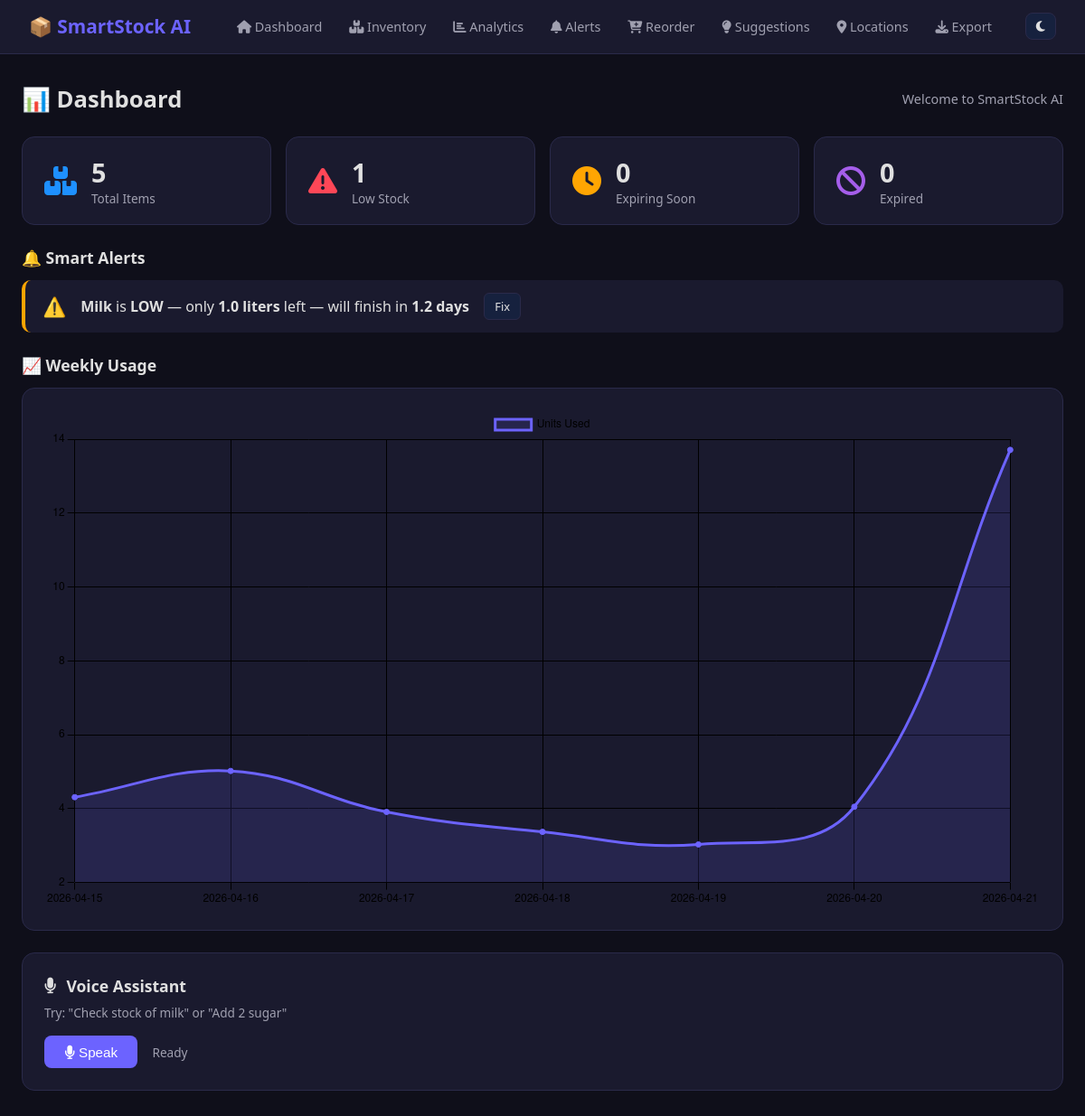
The page / on the database its author committed.
### tables this page shows
CREATE TABLE items (
                id INTEGER PRIMARY KEY AUTOINCREMENT,
                name TEXT NOT NULL,
                category TEXT DEFAULT 'General',
                quantity REAL DEFAULT 0,
                unit TEXT DEFAULT 'units',
                min_stock REAL DEFAULT 5,
                barcode TEXT,
                expiry_date TEXT,
                location TEXT DEFAULT 'Home',
                image_url TEXT,
                created_at TEXT DEFAULT CURRENT_TIMESTAMP
            );

### app.py (the view)
@app.route('/')
def dashboard():
    with get_db() as db:
        items      = db.execute("SELECT * FROM items").fetchall()
        locations  = db.execute("SELECT name FROM locations").fetchall()
        total      = len(items)
        low_stock  = [i for i in items if i['quantity'] <= i['min_stock']]
        today      = datetime.now().date()
        expiring   = [i for i in items if i['expiry_date'] and
                      0 <= (datetime.strptime(i['expiry_date'], '%Y-%m-%d').date() - today).days <= 3]
        expired    = [i for i in items if i['expiry_date'] and
                      datetime.strptime(i['expiry_date'], '%Y-%m-%d').date() < today]
        usage_by_day = defaultdict(float)
        for i in range(6, -1, -1):
            day = (datetime.now() - timedelta(days=i)).strftime('%Y-%m-%d')
            usage_by_day[day] = 0
        logs = db.execute(
            "SELECT DATE(logged_at) as day, SUM(quantity_used) as total FROM usage_log "
            "WHERE logged_at >= ? GROUP BY day",
            ((datetime.now() - timedelta(days=7)).strftime('%Y-%m-%d'),)
        ).fetchall()
        for log in logs:
            usage_by_day[log['day']] = round(log['total'], 2)
        chart_labels = list(usage_by_day.keys())
        chart_data   = list(usage_by_day.values())
    alerts = get_smart_alerts()
    return render_template('dashboard.html',
        total=total, low_stock=low_stock, expiring=expiring, expired=expired,
        alerts=alerts, items=items, locations=[l['name'] for l in locations],
        chart_labels=json.dumps(chart_labels), chart_data=json.dumps(chart_data))

### app.py (called while the page is built)
def get_db():
    conn = sqlite3.connect(DB)
    conn.row_factory = sqlite3.Row
    return conn

def predict_days_left(item_id, current_qty):
    with get_db() as db:
        logs = db.execute(
            "SELECT quantity_used, logged_at FROM usage_log WHERE item_id=? ORDER BY logged_at DESC LIMIT 30",
            (item_id,)
        ).fetchall()
    if not logs:
        return None
    total_used = sum(r['quantity_used'] for r in logs)
    if len(logs) > 1:
        first = datetime.strptime(logs[-1]['logged_at'], '%Y-%m-%d %H:%M:%S')
        last  = datetime.strptime(logs[0]['logged_at'],  '%Y-%m-%d %H:%M:%S')
        days_span = max((last - first).days, 1)
    else:
        days_span = 1
    avg_per_day = total_used / days_span
    if avg_per_day <= 0:
        return None
    return round(current_qty / avg_per_day, 1)

### templates/dashboard.html (shortened to what this page needs)
{% extends "base.html" %}
{% block content %}
<div class="page-header">
    <h1>📊 Dashboard</h1>
    <span class="subtitle">Welcome to SmartStock AI</span>
</div>
<div class="stats-grid">
    <div class="stat-card blue">
        <i class="fas fa-boxes"></i>
        <div>
            <h2>{{ total }}</h2>
            <p>Total Items</p>
        </div>
    </div>
    <div class="stat-card red">
        <i class="fas fa-exclamation-triangle"></i>
        <div>
            <h2>{{ low_stock|length }}</h2>
            <p>Low Stock</p>
        </div>
    </div>
    <div class="stat-card orange">
        <i class="fas fa-clock"></i>
        <div>
            <h2>{{ expiring|length }}</h2>
            <p>Expiring Soon</p>
        </div>
    </div>
    <div class="stat-card purple">
        <i class="fas fa-ban"></i>
        <div>
            <h2>{{ expired|length }}</h2>
            <p>Expired</p>
        </div>
    </div>
</div>
{% if alerts %}
<div class="section-title">🔔 Smart Alerts</div>
<div class="alerts-list">
    {% for a in alerts[:5] %}
    <div class="alert-card {{ a.type }}">
        <span class="alert-icon">{{ a.icon }}</span>
        <span>{{ a.msg|safe }}</span>
        <a href="/item/edit/{{ a.item.id }}" class="btn-sm">Fix</a>
    </div>
    {% endfor %}
</div>
{% endif %}
<div class="section-title">📈 Weekly Usage</div>
<div class="chart-card">
    <canvas id="usageChart"></canvas>
</div>
<div class="voice-card">
    <div class="voice-header">
        <i class="fas fa-microphone"></i>
        <span>Voice Assistant</span>
    </div>
    <p class="voice-hint">Try: "Check stock of milk" or "Add 2 sugar"</p>
    <div class="voice-controls">
        <button class="btn-voice" onclick="startVoice()"><i class="fas fa-microphone"></i> Speak</button>
        <span id="voice-status" class="voice-status">Ready</span>
    </div>
</div>
<script>
const labels = {{ chart_labels|safe }};
const data   = {{ chart_data|safe }};
new Chart(document.getElementById('usageChart'), {
    type: 'line',
    data: {
        labels,
        datasets: [{
            label: 'Units Used',
            data,
            borderColor: '#6c63ff',
            backgroundColor: 'rgba(108,99,255,0.15)',
            tension: 0.4,
            fill: true,
            pointBackgroundColor: '#6c63ff'
        }]
    },
    options: {
        responsive: true,
        plugins: { legend: { labels: { color: 'var(--text)' } } },
        scales: {
            x: { ticks: { color: 'var(--text)' }, grid: { color: 'var(--border)' } },
            y: { ticks: { color: 'var(--text)' }, grid: { color: 'var(--border)' } }
        }
    }
});
</script>
{% endblock %}

### static/css/style.css (style rules this page uses)
:root { --bg: #0f0f1a; --surface: #1a1a2e; --surface2: #16213e; --text: #e0e0e0; --text2: #a0a0b0; --border: #2a2a4a; --primary: #6c63ff; --primary-dark: #5a52d5; --red: #ff4757; --orange: #ffa502; --green: #2ed573; --blue: #1e90ff; --purple: #a55eea; }
* { margin: 0; padding: 0; box-sizing: border-box; }
body { background: var(--bg); color: var(--text); font-family: 'Segoe UI', sans-serif; min-height: 100vh; }
.page-header { display: flex; align-items: center; justify-content: space-between; margin-bottom: 1.5rem; }
.page-header h1 { font-size: 1.6rem; }
.subtitle { color: var(--text2); font-size: 0.9rem; }
.section-title { font-size: 1.1rem; font-weight: 600; margin: 1.5rem 0 0.8rem; }
.stats-grid { display: grid; grid-template-columns: repeat(auto-fit, minmax(180px, 1fr)); gap: 1rem; margin-bottom: 1.5rem; }
.stat-card { display: flex; align-items: center; gap: 1rem; padding: 1.2rem 1.5rem; background: var(--surface); border-radius: 14px; border: 1px solid var(--border); transition: transform 0.2s; }
.stat-card i { font-size: 2rem; }
.stat-card h2 { font-size: 1.8rem; font-weight: 700; }
.stat-card p { color: var(--text2); font-size: 0.85rem; }
.stat-card.blue i { color: var(--blue); }
.stat-card.red i { color: var(--red); }
.stat-card.orange i { color: var(--orange); }
.stat-card.purple i { color: var(--purple); }
.alerts-list { display: flex; flex-direction: column; gap: 0.6rem; margin-bottom: 1rem; }
.alert-card { display: flex; align-items: center; gap: 1rem; padding: 0.9rem 1.2rem; border-radius: 10px; border-left: 4px solid; background: var(--surface); }
.alert-card.low { border-color: var(--orange); }
.alert-icon { font-size: 1.3rem; }
.chart-card { background: var(--surface); border-radius: 14px; border: 1px solid var(--border); padding: 1.5rem; margin-bottom: 1.5rem; }
.voice-card { background: var(--surface); border-radius: 14px; border: 1px solid var(--border); padding: 1.5rem; margin-bottom: 1.5rem; }
.voice-header { display: flex; align-items: center; gap: 0.7rem; font-size: 1.1rem; font-weight: 600; margin-bottom: 0.5rem; }
.voice-hint { color: var(--text2); font-size: 0.85rem; margin-bottom: 1rem; }
.voice-controls { display: flex; align-items: center; gap: 1rem; }
.btn-voice { background: var(--primary); color: #fff; border: none; padding: 0.6rem 1.4rem; border-radius: 8px; cursor: pointer; font-size: 0.95rem; transition: background 0.2s; }
.voice-status { color: var(--text2); font-size: 0.85rem; }
.btn-sm { background: var(--surface2); color: var(--text); border: 1px solid var(--border); padding: 0.3rem 0.7rem; border-radius: 6px; cursor: pointer; text-decoration: none; font-size: 0.8rem; }

### rows shown on the page
items: icon "⚠️", msg "Milk is LOW — only 1.0 liters left — will finish in 1.2 days"

### other values the page prints
{{ total }} "5"
{{ low_stock|length }} "1"
{{ expiring|length }} "0"
{{ expired|length }} "0"
chart data {{ chart_labels|safe }} ["2026-04-15", "2026-04-16", "2026-04-17", "2026-04-18", "2026-04-19", "2026-04-20", "2026-04-21"]
chart data {{ chart_data|safe }} [4.31, 5.02, 3.91, 3.37, 3.03, 4.05, 13.71]
